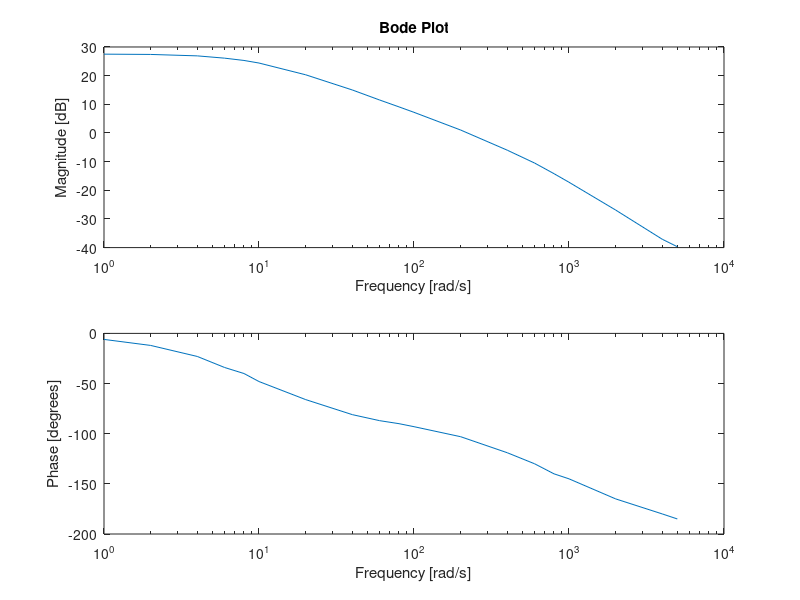
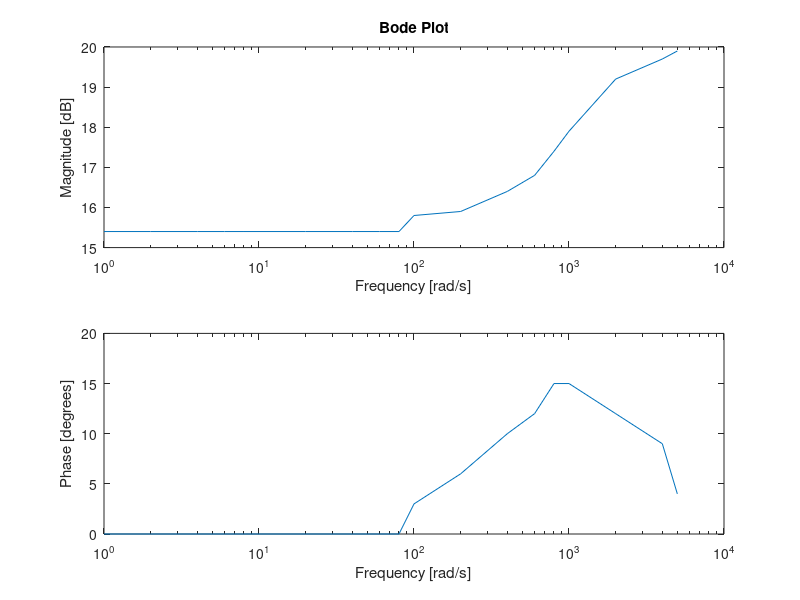
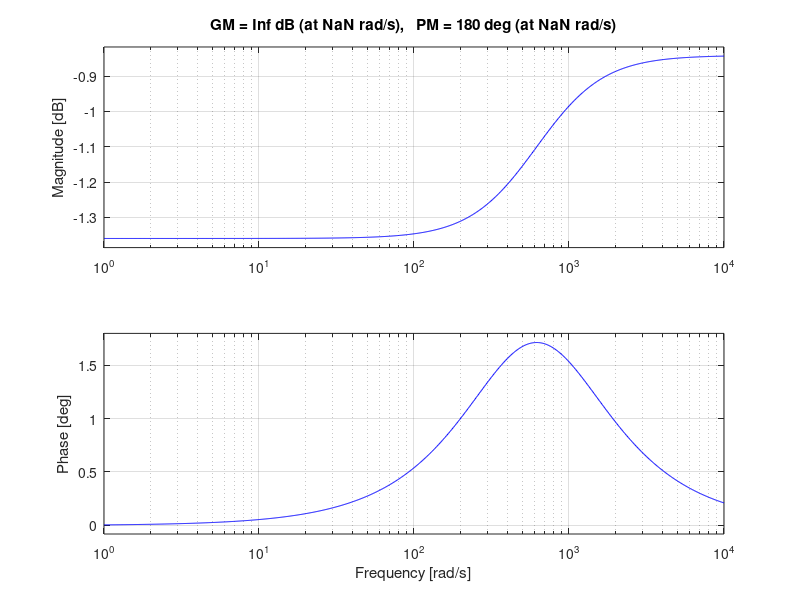

The MATLAB source for these figures, in order:
close all
clear all
clc
format
% ===================================================================
% File: lab_6_controller_bode_plot
% Purpose: Used to answer questions from Lab 6 Identification of
% Unknown Processes. Plots oscilloscope measurements to produce 
% bode plots for two parts, then I theorized the transfer function
% for each part. In the third part we measure the step response
% of the theorized closed-loop system to compare with lab results.
% calclations.
% Note: Remember to 'Run Section'
% ===================================================================
% -------------------------------------------------------------------
% Part 1: Plant System
% -------------------------------------------------------------------
% Parameters
% -------------------------------------------------------------------
% Enter Frequency [rad/s]
w = [1 2 4 6 8 10 20 40 60 80 100 200 400 600 800 1000 2000 4000 5000];
% Enter Magnitude [dB]
M = [27.5 27.4 26.9 26.1 25.3 24.4 20.3 15 11.5 9.1 7.2 1.02 -6.02 -10.5 -14.2 -17.2 -26.9 -37.1 -39.7];
% Enter Phase [degrees]
P = [-6 -12 -23 -34 -40 -48 -66 -81 -87 -90 -93 -103 -119 -130 -140 -145 -165 -180 -185];

% Enter Plant System Transfer Function (Measured From Bode Plot)
n = 23.7;
d = conv([1/10 1],[1/1000 1]);
% -------------------------------------------------------------------
% Function
% -------------------------------------------------------------------
% Display Bode Plot
subplot(2,1,1)
semilogx(w,M)
title('Bode Plot')
xlabel('Frequency [rad/s]')
ylabel('Magnitude [dB]')
subplot(2,1,2)
semilogx(w,P)
xlabel('Frequency [rad/s]')
ylabel('Phase [degrees]')

% Calculate and Display Bode Plot and Stability Margins from Measured
% Plant Transfer Function
G = tf(n,d);
figure()
margin(G)
% -------------------------------------------------------------------
%%
close all
clear all
clc
% -------------------------------------------------------------------
% Part 2: Controller + Plant (Open-Loop) System
% -------------------------------------------------------------------
% Parameters
% -------------------------------------------------------------------
% Enter Frequency [rad/s]
w = [1 2 4 6 8 10 20 40 60 80 100 200 400 600 800 1000 2000 4000 5000];
% Enter Magnitude [dB]
M = [15.4 15.4 15.4 15.4 15.4 15.4 15.4 15.4 15.4 15.4 15.8 15.9 16.4 16.8 17.4 17.9 19.2 19.7 19.9];
% Enter Phase [degrees]
P = 180 + [-180 -180 -180 -180 -180 -180 -180 -180 -180 -180 -177 -174 -170 -168 -165 -165 -168 -171 -176];

% Enter Controller + Plant Transfer Function (Measured From Bode Plot)
n = 5.9 * conv([1/10 1],[1/600 1]);
d = conv([1/10 1],[1/1000 1]);
% -------------------------------------------------------------------
% Function
% -------------------------------------------------------------------
% Display Results
subplot(2,1,1)
semilogx(w,M)
title('Bode Plot')
xlabel('Frequency [rad/s]')
ylabel('Magnitude [dB]')
subplot(2,1,2)
semilogx(w,P)
xlabel('Frequency [rad/s]')
ylabel('Phase [degrees]')

% Calculate and Display Bode Plot and Stability Margins from Measured
% Plant Transfer Function
G = tf(n,d);
figure()
margin(G)
% -------------------------------------------------------------------
%%
close all
clear all
clc
% -------------------------------------------------------------------
% Part 3: Controller + Plant (Closed-Loop) System Simulink Model
% -------------------------------------------------------------------
% Simulink Parameters
% -------------------------------------------------------------------
% Controller + Plant Transfer Function (From Plot Part 2)
n = 5.9 * conv([1/10 1],[1/600 1]);
d = conv([1/10 1],[1/1000 1]);
% -------------------------------------------------------------------
% Function
% -------------------------------------------------------------------
% Calculate Closed-Loop Transfer Function and Display Margin Plot
G = tf(n,d)
T=feedback(G,1)
margin(T)
% The rest is in simulink file